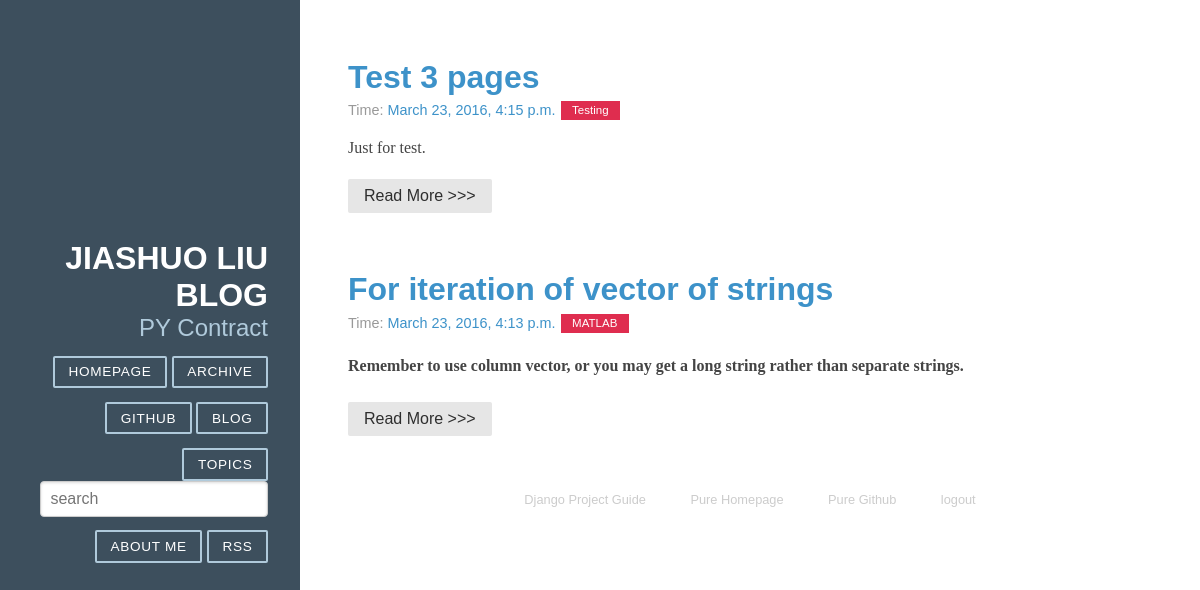
The app's page / (signed in) with its own data.
### article/models.py (models this page shows, shortened)
class Article(models.Model):
    title = models.CharField(max_length=100)
    category = models.CharField(max_length=50, blank=True)
    date_time = models.DateTimeField(auto_now_add=True)
    content = models.TextField(blank=True, null=True)
    class Meta:
        ordering = ['-date_time']

### article/views.py (the view)
# urls.py: 2. Add a URL to urlpatterns:  url(r'^$', views.home, name='home')
@login_required
def home(request):
    posts = Article.objects.all()
    paginator = Paginator(posts, 2)
    page = request.GET.get('page')
    try:
        post_list = paginator.page(page)
    except PageNotAnInteger:
        post_list = paginator.page(1)
    except EmptyPage:
        post_list = paginator.page(paginator.num_pages)
    return render(request, 'home.html', {'post_list':post_list})

### article/templatetags/custom_markdown.py (called while the page is built)
@register.filter(is_safe=True)
@stringfilter
def custom_markdown(value):
    return mark_safe(markdown.markdown(value,
        extensions=['markdown.extensions.fenced_code', 'markdown.extensions.codehilite'],
        safe_mode=True,
        enable_attributes=False))

### templates/home.html
{% extends "base.html" %}
{% load custom_markdown %}
{% block content %}
<div class="posts">
    {% for post in post_list %}
        <section class="post">
            <header class="post-header">
                <h2 class="post-title"><a href="{% url 'detail' idx=post.id %}">{{ post.title }}</a></h2>
                <p class="post-meta">
                    Time: <a class="post-author" href="#">{{ post.date_time }}</a> <a class="post-category post-category-js" href="#">{{ post.category }}</a>
                </p>
            </header>
            <div class="post-description">
                <p>{{ post.content|custom_markdown }}</p>
            </div>
            <a class="pure-button" href="{% url 'detail' idx=post.id %}">Read More >>></a>
        </section>
    {% endfor %}
</div>
{% endblock %}

### article/static/css/pure-min.css (style rules this page uses)
article,aside,details,figcaption,figure,footer,header,hgroup,main,nav,section,summary { display:block }
html { font-size:100%;-ms-text-size-adjust:100%;-webkit-text-size-adjust:100% }
html,button,input,select,textarea { font-family:sans-serif }
body { margin:0 }
h2 { font-size:1.5em;margin:.83em 0 }
h4 { font-size:1em;margin:1.33em 0 }
p,pre { margin:1em 0 }
.pure-button { display:inline-block;*display:inline;zoom:1;line-height:normal;white-space:nowrap;vertical-align:baseline;text-align:center;cursor:pointer;-webkit-user-drag:none;-webkit-user-select:none;-moz-user-select:none;-ms-user-select:none;user-select:none }
.pure-button { font-family:inherit;font-size:100%;*font-size:90%;*overflow:visible;padding:.5em 1em;color:#444;color:rgba(0,0,0,.8);*color:#444;border:1px solid #999;border:0 rgba(0,0,0,0);background-color:#E6E6E6;text-decoration:none;border-radius:2px }

### article/static/css/blog.css (style rules this page uses)
* { -webkit-box-sizing: border-box; -moz-box-sizing: border-box; box-sizing: border-box; }
a { text-decoration: none; color: rgb(61, 146, 201); }
.post { padding-bottom: 2em; }
.post-title { font-size: 2em; color: #222; margin-bottom: 0.2em; }
.post-description { font-family: Georgia, "Cambria", serif; color: #444; line-height: 1.8em; }
.post-meta { color: #999; font-size: 90%; margin: 0; }
.post-category { margin: 0 0.1em; padding: 0.3em 1em; color: #fff; background: #999; font-size: 80%; }
.post-category-js { background: #df2d4f; }

### records on screen
Article: title "Test 3 pages", date_time "March 23, 2016, 4:15 p.m.", category "Testing", content|custom_markdown "Just for test."
Article: title "For iteration of vector of strings", date_time "March 23, 2016, 4:13 p.m.", category "MATLAB", content|custom_markdown "Remember to use column vector, or you may get a long string rather than separate strings."
